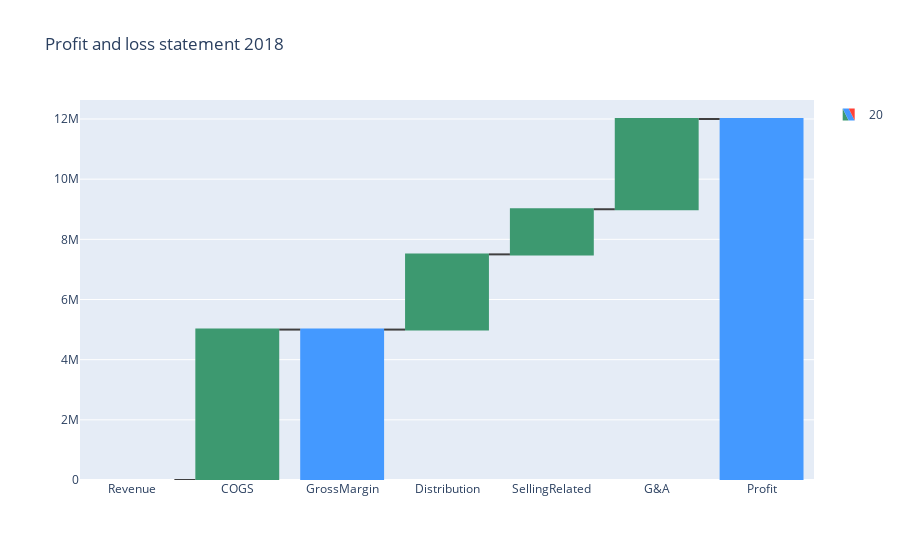

The code cell stored with this chart in its notebook:
### Code cell
#Show the P&L in a waterfall
fig = go.Figure(go.Waterfall(
    name = "20", orientation = "v",
    measure = ["total", "relative", "total", "relative", "relative","relative", "total"],
    x=list(pl_df['Account']),
    #textposition = "outside",
    #text = ["+60", "+80", "", "-40", "-20", "Total"],
    y = list(pl_df['Amount']),
    connector = {"line":{"color":"rgb(63, 63, 63)"}},
))

fig.update_layout(
        title = "Profit and loss statement 2018",
        showlegend = True
)

fig.show()

### Figure 1 — Plotly figure (JSON) as saved in the notebook; plotly's stock layout.template omitted (floating-point values rounded to 4 significant figures)
{"data": [{"connector": {"line": {"color": "rgb(63, 63, 63)"}}, "measure": ["total", "relative", "total", "relative", "relative", "relative", "total"], "name": "20", "orientation": "v", "type": "waterfall", "x": ["Revenue", "COGS", "GrossMargin", "Distribution", "SellingRelated", "G&A", "Profit"], "y": [10000000, 5000000, 5000000, 2500000, 1500000, 3000000, -2000000]}], "layout": {"showlegend": true, "title": {"text": "Profit and loss statement 2018"}}}
